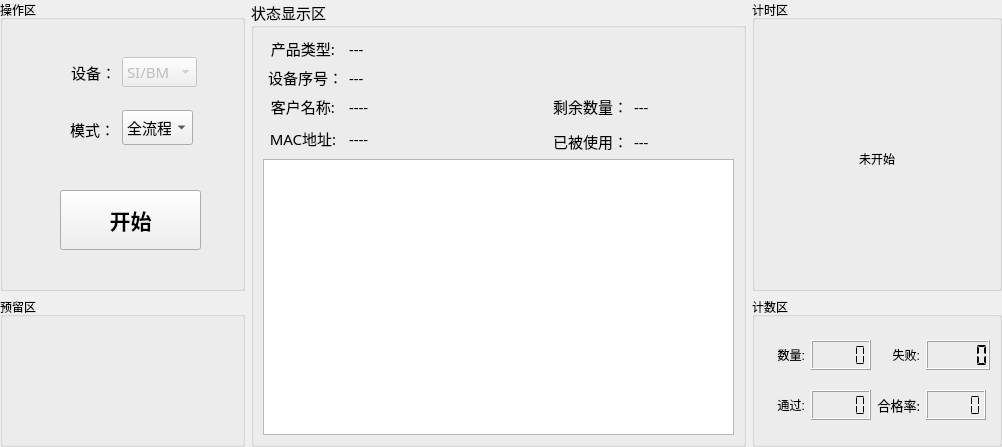
<?xml version="1.0" encoding="UTF-8"?>
<ui version="4.0">
 <class>Home_WorkWid</class>
 <widget class="QWidget" name="Home_WorkWid">
  <property name="geometry">
   <rect>
    <x>0</x>
    <y>0</y>
    <width>1002</width>
    <height>447</height>
   </rect>
  </property>
  <property name="windowTitle">
   <string>Form</string>
  </property>
  <layout class="QGridLayout" name="gridLayout_2">
   <property name="leftMargin">
    <number>0</number>
   </property>
   <property name="topMargin">
    <number>0</number>
   </property>
   <property name="rightMargin">
    <number>0</number>
   </property>
   <property name="bottomMargin">
    <number>0</number>
   </property>
   <item row="0" column="1" rowspan="2">
    <widget class="QGroupBox" name="groupBox_6">
     <property name="font">
      <font>
       <family>微软雅黑</family>
       <pointsize>11</pointsize>
      </font>
     </property>
     <property name="title">
      <string>状态显示区</string>
     </property>
     <layout class="QGridLayout" name="gridLayout_6">
      <item row="0" column="0">
       <widget class="QLabel" name="label_33">
        <property name="minimumSize">
         <size>
          <width>0</width>
          <height>20</height>
         </size>
        </property>
        <property name="maximumSize">
         <size>
          <width>80</width>
          <height>30</height>
         </size>
        </property>
        <property name="text">
         <string>产品类型:</string>
        </property>
        <property name="alignment">
         <set>Qt::AlignCenter</set>
        </property>
       </widget>
      </item>
      <item row="0" column="1" colspan="3">
       <widget class="QLabel" name="devLab">
        <property name="minimumSize">
         <size>
          <width>0</width>
          <height>20</height>
         </size>
        </property>
        <property name="text">
         <string>---</string>
        </property>
       </widget>
      </item>
      <item row="1" column="0">
       <widget class="QLabel" name="label_34">
        <property name="minimumSize">
         <size>
          <width>80</width>
          <height>20</height>
         </size>
        </property>
        <property name="maximumSize">
         <size>
          <width>80</width>
          <height>30</height>
         </size>
        </property>
        <property name="text">
         <string>设备序号：</string>
        </property>
        <property name="alignment">
         <set>Qt::AlignRight|Qt::AlignTrailing|Qt::AlignVCenter</set>
        </property>
       </widget>
      </item>
      <item row="1" column="1" colspan="3">
       <widget class="QLabel" name="snLab">
        <property name="minimumSize">
         <size>
          <width>0</width>
          <height>20</height>
         </size>
        </property>
        <property name="text">
         <string>---</string>
        </property>
       </widget>
      </item>
      <item row="2" column="0">
       <widget class="QLabel" name="label_35">
        <property name="minimumSize">
         <size>
          <width>0</width>
          <height>20</height>
         </size>
        </property>
        <property name="maximumSize">
         <size>
          <width>80</width>
          <height>30</height>
         </size>
        </property>
        <property name="text">
         <string>客户名称:</string>
        </property>
        <property name="alignment">
         <set>Qt::AlignCenter</set>
        </property>
       </widget>
      </item>
      <item row="2" column="1">
       <widget class="QLabel" name="userLab">
        <property name="text">
         <string>----</string>
        </property>
       </widget>
      </item>
      <item row="2" column="2">
       <widget class="QLabel" name="label_38">
        <property name="minimumSize">
         <size>
          <width>80</width>
          <height>20</height>
         </size>
        </property>
        <property name="maximumSize">
         <size>
          <width>80</width>
          <height>30</height>
         </size>
        </property>
        <property name="text">
         <string>剩余数量：</string>
        </property>
        <property name="alignment">
         <set>Qt::AlignRight|Qt::AlignTrailing|Qt::AlignVCenter</set>
        </property>
       </widget>
      </item>
      <item row="2" column="3">
       <widget class="QLabel" name="cntLab">
        <property name="maximumSize">
         <size>
          <width>100</width>
          <height>16777215</height>
         </size>
        </property>
        <property name="text">
         <string>---</string>
        </property>
       </widget>
      </item>
      <item row="3" column="0" rowspan="2">
       <widget class="QLabel" name="label_36">
        <property name="minimumSize">
         <size>
          <width>0</width>
          <height>20</height>
         </size>
        </property>
        <property name="maximumSize">
         <size>
          <width>80</width>
          <height>30</height>
         </size>
        </property>
        <property name="text">
         <string>MAC地址:</string>
        </property>
        <property name="alignment">
         <set>Qt::AlignCenter</set>
        </property>
       </widget>
      </item>
      <item row="3" column="1" rowspan="2" colspan="2">
       <widget class="QLabel" name="macLab">
        <property name="text">
         <string>----</string>
        </property>
       </widget>
      </item>
      <item row="4" column="2">
       <widget class="QLabel" name="label_37">
        <property name="minimumSize">
         <size>
          <width>80</width>
          <height>20</height>
         </size>
        </property>
        <property name="maximumSize">
         <size>
          <width>80</width>
          <height>30</height>
         </size>
        </property>
        <property name="text">
         <string>已被使用：</string>
        </property>
        <property name="alignment">
         <set>Qt::AlignRight|Qt::AlignTrailing|Qt::AlignVCenter</set>
        </property>
       </widget>
      </item>
      <item row="4" column="3">
       <widget class="QLabel" name="macCntLab">
        <property name="maximumSize">
         <size>
          <width>100</width>
          <height>16777215</height>
         </size>
        </property>
        <property name="text">
         <string>---</string>
        </property>
       </widget>
      </item>
      <item row="5" column="0" colspan="4">
       <widget class="QTextEdit" name="textEdit">
        <property name="enabled">
         <bool>true</bool>
        </property>
        <property name="readOnly">
         <bool>true</bool>
        </property>
       </widget>
      </item>
     </layout>
    </widget>
   </item>
   <item row="0" column="2">
    <widget class="QGroupBox" name="groupBox_1">
     <property name="minimumSize">
      <size>
       <width>0</width>
       <height>150</height>
      </size>
     </property>
     <property name="maximumSize">
      <size>
       <width>260</width>
       <height>300</height>
      </size>
     </property>
     <property name="title">
      <string>计时区</string>
     </property>
     <layout class="QGridLayout" name="gridLayout_3">
      <property name="leftMargin">
       <number>0</number>
      </property>
      <property name="topMargin">
       <number>10</number>
      </property>
      <property name="rightMargin">
       <number>0</number>
      </property>
      <property name="bottomMargin">
       <number>0</number>
      </property>
      <item row="0" column="0" colspan="2">
       <widget class="QLabel" name="timeLab">
        <property name="text">
         <string>未开始</string>
        </property>
        <property name="alignment">
         <set>Qt::AlignCenter</set>
        </property>
       </widget>
      </item>
     </layout>
    </widget>
   </item>
   <item row="1" column="2">
    <widget class="QGroupBox" name="groupBox_3">
     <property name="maximumSize">
      <size>
       <width>250</width>
       <height>150</height>
      </size>
     </property>
     <property name="title">
      <string>计数区</string>
     </property>
     <layout class="QGridLayout" name="gridLayout_4">
      <item row="0" column="0">
       <widget class="QLabel" name="label_27">
        <property name="maximumSize">
         <size>
          <width>45</width>
          <height>30</height>
         </size>
        </property>
        <property name="text">
         <string>数量:</string>
        </property>
        <property name="alignment">
         <set>Qt::AlignRight|Qt::AlignTrailing|Qt::AlignVCenter</set>
        </property>
       </widget>
      </item>
      <item row="0" column="1">
       <widget class="QLCDNumber" name="allLcd">
        <property name="maximumSize">
         <size>
          <width>60</width>
          <height>30</height>
         </size>
        </property>
        <property name="digitCount">
         <number>5</number>
        </property>
        <property name="segmentStyle">
         <enum>QLCDNumber::Flat</enum>
        </property>
       </widget>
      </item>
      <item row="0" column="2">
       <widget class="QLabel" name="label_28">
        <property name="maximumSize">
         <size>
          <width>45</width>
          <height>30</height>
         </size>
        </property>
        <property name="text">
         <string>失败:</string>
        </property>
        <property name="alignment">
         <set>Qt::AlignRight|Qt::AlignTrailing|Qt::AlignVCenter</set>
        </property>
       </widget>
      </item>
      <item row="0" column="3">
       <widget class="QLCDNumber" name="errLcd">
        <property name="maximumSize">
         <size>
          <width>70</width>
          <height>35</height>
         </size>
        </property>
        <property name="digitCount">
         <number>5</number>
        </property>
        <property name="segmentStyle">
         <enum>QLCDNumber::Flat</enum>
        </property>
        <property name="value" stdset="0">
         <double>0.000000000000000</double>
        </property>
        <property name="intValue" stdset="0">
         <number>0</number>
        </property>
       </widget>
      </item>
      <item row="1" column="0">
       <widget class="QLabel" name="label_29">
        <property name="maximumSize">
         <size>
          <width>45</width>
          <height>30</height>
         </size>
        </property>
        <property name="text">
         <string>通过:</string>
        </property>
        <property name="alignment">
         <set>Qt::AlignRight|Qt::AlignTrailing|Qt::AlignVCenter</set>
        </property>
       </widget>
      </item>
      <item row="1" column="1">
       <widget class="QLCDNumber" name="okLcd">
        <property name="maximumSize">
         <size>
          <width>60</width>
          <height>30</height>
         </size>
        </property>
        <property name="digitCount">
         <number>5</number>
        </property>
        <property name="segmentStyle">
         <enum>QLCDNumber::Flat</enum>
        </property>
        <property name="intValue" stdset="0">
         <number>0</number>
        </property>
       </widget>
      </item>
      <item row="1" column="2">
       <widget class="QLabel" name="label_30">
        <property name="maximumSize">
         <size>
          <width>60</width>
          <height>30</height>
         </size>
        </property>
        <property name="font">
         <font>
          <family>微软雅黑</family>
          <pointsize>10</pointsize>
         </font>
        </property>
        <property name="text">
         <string>合格率:</string>
        </property>
        <property name="alignment">
         <set>Qt::AlignRight|Qt::AlignTrailing|Qt::AlignVCenter</set>
        </property>
       </widget>
      </item>
      <item row="1" column="3">
       <widget class="QLCDNumber" name="passLcd">
        <property name="maximumSize">
         <size>
          <width>60</width>
          <height>30</height>
         </size>
        </property>
        <property name="digitCount">
         <number>5</number>
        </property>
        <property name="segmentStyle">
         <enum>QLCDNumber::Flat</enum>
        </property>
       </widget>
      </item>
     </layout>
    </widget>
   </item>
   <item row="0" column="0">
    <widget class="QGroupBox" name="groupBox_2">
     <property name="maximumSize">
      <size>
       <width>245</width>
       <height>16777215</height>
      </size>
     </property>
     <property name="title">
      <string>操作区</string>
     </property>
     <widget class="QPushButton" name="startBtn">
      <property name="geometry">
       <rect>
        <x>60</x>
        <y>190</y>
        <width>141</width>
        <height>60</height>
       </rect>
      </property>
      <property name="minimumSize">
       <size>
        <width>120</width>
        <height>0</height>
       </size>
      </property>
      <property name="maximumSize">
       <size>
        <width>200</width>
        <height>60</height>
       </size>
      </property>
      <property name="font">
       <font>
        <family>微软雅黑</family>
        <pointsize>16</pointsize>
        <weight>75</weight>
        <bold>true</bold>
       </font>
      </property>
      <property name="text">
       <string>开始</string>
      </property>
     </widget>
     <widget class="QComboBox" name="typeComboBox">
      <property name="enabled">
       <bool>false</bool>
      </property>
      <property name="geometry">
       <rect>
        <x>122</x>
        <y>57</y>
        <width>75</width>
        <height>30</height>
       </rect>
      </property>
      <property name="minimumSize">
       <size>
        <width>0</width>
        <height>30</height>
       </size>
      </property>
      <property name="maximumSize">
       <size>
        <width>100</width>
        <height>16777215</height>
       </size>
      </property>
      <property name="font">
       <font>
        <family>微软雅黑</family>
        <pointsize>11</pointsize>
       </font>
      </property>
      <item>
       <property name="text">
        <string>SI/BM</string>
       </property>
      </item>
      <item>
       <property name="text">
        <string>IP-PDU</string>
       </property>
      </item>
     </widget>
     <widget class="QLabel" name="label_9">
      <property name="geometry">
       <rect>
        <x>61</x>
        <y>55</y>
        <width>55</width>
        <height>35</height>
       </rect>
      </property>
      <property name="minimumSize">
       <size>
        <width>55</width>
        <height>35</height>
       </size>
      </property>
      <property name="maximumSize">
       <size>
        <width>70</width>
        <height>35</height>
       </size>
      </property>
      <property name="font">
       <font>
        <family>微软雅黑</family>
        <pointsize>11</pointsize>
       </font>
      </property>
      <property name="text">
       <string>设备：</string>
      </property>
      <property name="alignment">
       <set>Qt::AlignRight|Qt::AlignTrailing|Qt::AlignVCenter</set>
      </property>
     </widget>
     <widget class="QComboBox" name="modeBox">
      <property name="geometry">
       <rect>
        <x>122</x>
        <y>110</y>
        <width>71</width>
        <height>35</height>
       </rect>
      </property>
      <property name="font">
       <font>
        <family>微软雅黑</family>
        <pointsize>11</pointsize>
       </font>
      </property>
      <item>
       <property name="text">
        <string>全流程</string>
       </property>
      </item>
      <item>
       <property name="text">
        <string>一键设置</string>
       </property>
      </item>
      <item>
       <property name="text">
        <string>数据采集</string>
       </property>
      </item>
      <item>
       <property name="text">
        <string>自动校准</string>
       </property>
      </item>
      <item>
       <property name="text">
        <string>设备验证</string>
       </property>
      </item>
     </widget>
     <widget class="QLabel" name="label_10">
      <property name="geometry">
       <rect>
        <x>60</x>
        <y>112</y>
        <width>55</width>
        <height>35</height>
       </rect>
      </property>
      <property name="minimumSize">
       <size>
        <width>55</width>
        <height>35</height>
       </size>
      </property>
      <property name="maximumSize">
       <size>
        <width>70</width>
        <height>35</height>
       </size>
      </property>
      <property name="font">
       <font>
        <family>微软雅黑</family>
        <pointsize>11</pointsize>
       </font>
      </property>
      <property name="text">
       <string>模式：</string>
      </property>
      <property name="alignment">
       <set>Qt::AlignRight|Qt::AlignTrailing|Qt::AlignVCenter</set>
      </property>
     </widget>
    </widget>
   </item>
   <item row="1" column="0">
    <widget class="QGroupBox" name="groupBox_4">
     <property name="title">
      <string>预留区</string>
     </property>
    </widget>
   </item>
  </layout>
 </widget>
 <resources/>
 <connections/>
</ui>
